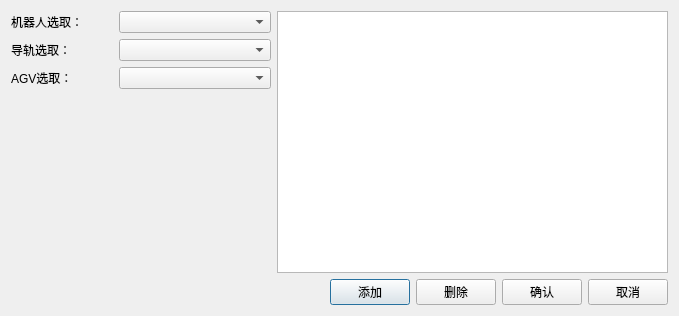
<?xml version="1.0" encoding="UTF-8"?>
<ui version="4.0">
 <class>path_sortClass</class>
 <widget class="QDialog" name="path_sortClass">
  <property name="geometry">
   <rect>
    <x>0</x>
    <y>0</y>
    <width>679</width>
    <height>316</height>
   </rect>
  </property>
  <property name="windowTitle">
   <string>path_sort</string>
  </property>
  <layout class="QGridLayout" name="gridLayout" columnstretch="4,6">
   <item row="0" column="0">
    <layout class="QVBoxLayout" name="verticalLayout">
     <item>
      <layout class="QHBoxLayout" name="horizontalLayout" stretch="4,6">
       <item>
        <widget class="QLabel" name="label">
         <property name="text">
          <string>机器人选取：</string>
         </property>
        </widget>
       </item>
       <item>
        <widget class="QComboBox" name="comboBox_1"/>
       </item>
      </layout>
     </item>
     <item>
      <layout class="QHBoxLayout" name="horizontalLayout_2" stretch="4,6">
       <item>
        <widget class="QLabel" name="label_2">
         <property name="text">
          <string>导轨选取：</string>
         </property>
        </widget>
       </item>
       <item>
        <widget class="QComboBox" name="comboBox_2"/>
       </item>
      </layout>
     </item>
     <item>
      <layout class="QHBoxLayout" name="horizontalLayout_3" stretch="4,6">
       <item>
        <widget class="QLabel" name="label_3">
         <property name="text">
          <string>AGV选取：</string>
         </property>
        </widget>
       </item>
       <item>
        <widget class="QComboBox" name="comboBox_3"/>
       </item>
      </layout>
     </item>
    </layout>
   </item>
   <item row="0" column="1" rowspan="2">
    <layout class="QVBoxLayout" name="verticalLayout_2">
     <item>
      <widget class="QTableWidget" name="tableWidget"/>
     </item>
     <item>
      <layout class="QHBoxLayout" name="horizontalLayout_4">
       <item>
        <spacer name="horizontalSpacer">
         <property name="orientation">
          <enum>Qt::Horizontal</enum>
         </property>
         <property name="sizeHint" stdset="0">
          <size>
           <width>40</width>
           <height>20</height>
          </size>
         </property>
        </spacer>
       </item>
       <item>
        <widget class="QPushButton" name="pushButton_3">
         <property name="text">
          <string>添加</string>
         </property>
        </widget>
       </item>
       <item>
        <widget class="QPushButton" name="pushButton_4">
         <property name="text">
          <string>删除</string>
         </property>
        </widget>
       </item>
       <item>
        <widget class="QPushButton" name="pushButton">
         <property name="text">
          <string>确认</string>
         </property>
        </widget>
       </item>
       <item>
        <widget class="QPushButton" name="pushButton_2">
         <property name="text">
          <string>取消</string>
         </property>
        </widget>
       </item>
      </layout>
     </item>
    </layout>
   </item>
   <item row="1" column="0">
    <spacer name="verticalSpacer">
     <property name="orientation">
      <enum>Qt::Vertical</enum>
     </property>
     <property name="sizeHint" stdset="0">
      <size>
       <width>20</width>
       <height>209</height>
      </size>
     </property>
    </spacer>
   </item>
  </layout>
 </widget>
 <layoutdefault spacing="6" margin="11"/>
 <resources/>
 <connections/>
</ui>
